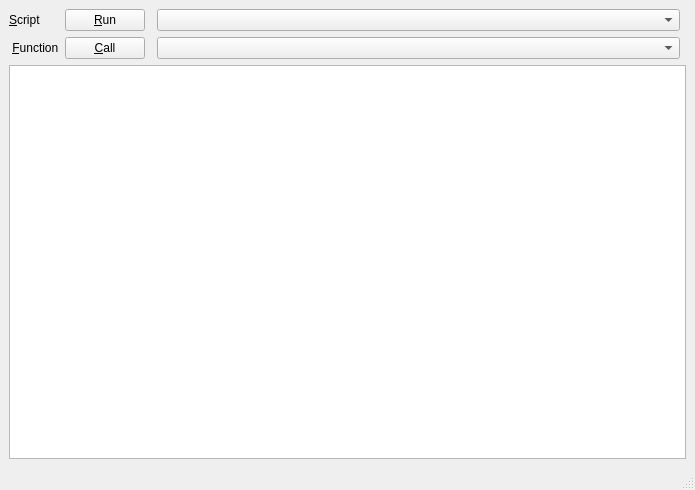
<?xml version="1.0" encoding="UTF-8"?>
<ui version="4.0">
 <class>MainWindow</class>
 <widget class="QMainWindow" name="MainWindow">
  <property name="geometry">
   <rect>
    <x>0</x>
    <y>0</y>
    <width>695</width>
    <height>490</height>
   </rect>
  </property>
  <property name="sizePolicy">
   <sizepolicy hsizetype="Preferred" vsizetype="Preferred">
    <horstretch>0</horstretch>
    <verstretch>0</verstretch>
   </sizepolicy>
  </property>
  <property name="windowTitle">
   <string>Angel Script Engine Test</string>
  </property>
  <property name="autoFillBackground">
   <bool>true</bool>
  </property>
  <widget class="QWidget" name="centralwidget">
   <layout class="QGridLayout" name="gridLayout">
    <item row="0" column="3">
     <widget class="QComboBox" name="comboBoxScripts">
      <property name="sizePolicy">
       <sizepolicy hsizetype="MinimumExpanding" vsizetype="Fixed">
        <horstretch>0</horstretch>
        <verstretch>0</verstretch>
       </sizepolicy>
      </property>
      <property name="toolTip">
       <string>Select the dynamic library to load.</string>
      </property>
     </widget>
    </item>
    <item row="0" column="1">
     <widget class="QPushButton" name="pushButtonRun">
      <property name="toolTip">
       <string>Find the dynamic libraries which can be loaded.</string>
      </property>
      <property name="toolTipDuration">
       <number>-1</number>
      </property>
      <property name="text">
       <string extracomment="Find libraries that can be loaded.">&amp;Run</string>
      </property>
      <property name="icon">
       <iconset resource="../../../com/misc/resource/resource.qrc">
        <normaloff>:/action/submit</normaloff>:/action/submit</iconset>
      </property>
     </widget>
    </item>
    <item row="2" column="0" colspan="5">
     <widget class="QListView" name="listViewLog">
      <property name="toolTip">
       <string>Clog captured stream.</string>
      </property>
      <property name="editTriggers">
       <set>QAbstractItemView::NoEditTriggers</set>
      </property>
     </widget>
    </item>
    <item row="1" column="3">
     <widget class="QComboBox" name="comboBoxFunctions">
      <property name="sizePolicy">
       <sizepolicy hsizetype="MinimumExpanding" vsizetype="Fixed">
        <horstretch>0</horstretch>
        <verstretch>0</verstretch>
       </sizepolicy>
      </property>
      <property name="toolTip">
       <string>Selected the class to be created.</string>
      </property>
     </widget>
    </item>
    <item row="1" column="0">
     <widget class="QLabel" name="labelNameClass">
      <property name="sizePolicy">
       <sizepolicy hsizetype="Minimum" vsizetype="Minimum">
        <horstretch>0</horstretch>
        <verstretch>0</verstretch>
       </sizepolicy>
      </property>
      <property name="text">
       <string> &amp;Function</string>
      </property>
      <property name="buddy">
       <cstring>comboBoxFunctions</cstring>
      </property>
     </widget>
    </item>
    <item row="1" column="1">
     <widget class="QPushButton" name="pushButtonCall">
      <property name="toolTip">
       <string>Create the selected class.</string>
      </property>
      <property name="text">
       <string>&amp;Call</string>
      </property>
      <property name="icon">
       <iconset resource="../../../com/misc/resource/resource.qrc">
        <normaloff>:/action/submit</normaloff>:/action/submit</iconset>
      </property>
     </widget>
    </item>
    <item row="0" column="0">
     <widget class="QLabel" name="labelNameLibrary">
      <property name="sizePolicy">
       <sizepolicy hsizetype="Minimum" vsizetype="Minimum">
        <horstretch>0</horstretch>
        <verstretch>0</verstretch>
       </sizepolicy>
      </property>
      <property name="text">
       <string>&amp;Script</string>
      </property>
      <property name="buddy">
       <cstring>comboBoxScripts</cstring>
      </property>
     </widget>
    </item>
   </layout>
  </widget>
  <widget class="QStatusBar" name="statusbar"/>
 </widget>
 <tabstops>
  <tabstop>pushButtonRun</tabstop>
  <tabstop>comboBoxScripts</tabstop>
  <tabstop>pushButtonCall</tabstop>
  <tabstop>comboBoxFunctions</tabstop>
  <tabstop>listViewLog</tabstop>
 </tabstops>
 <resources>
  <include location="../../../com/misc/resource/resource.qrc"/>
 </resources>
 <connections/>
</ui>
